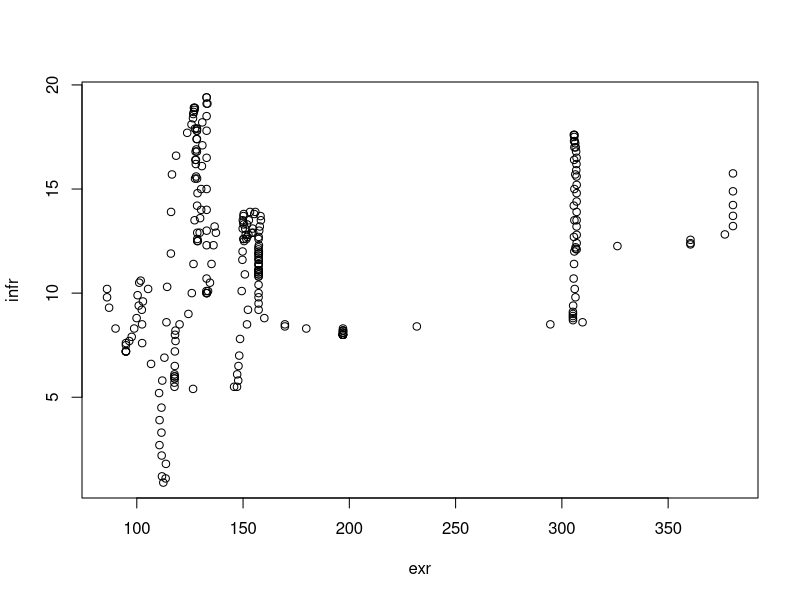
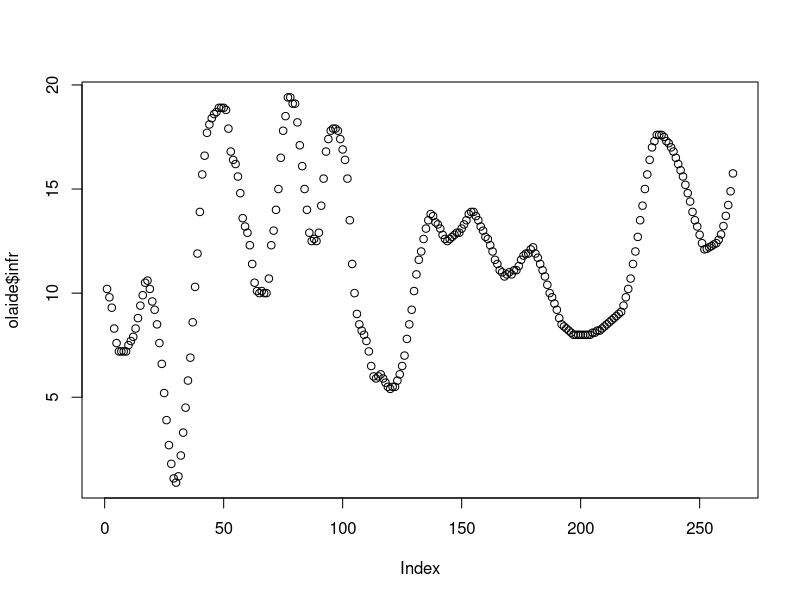
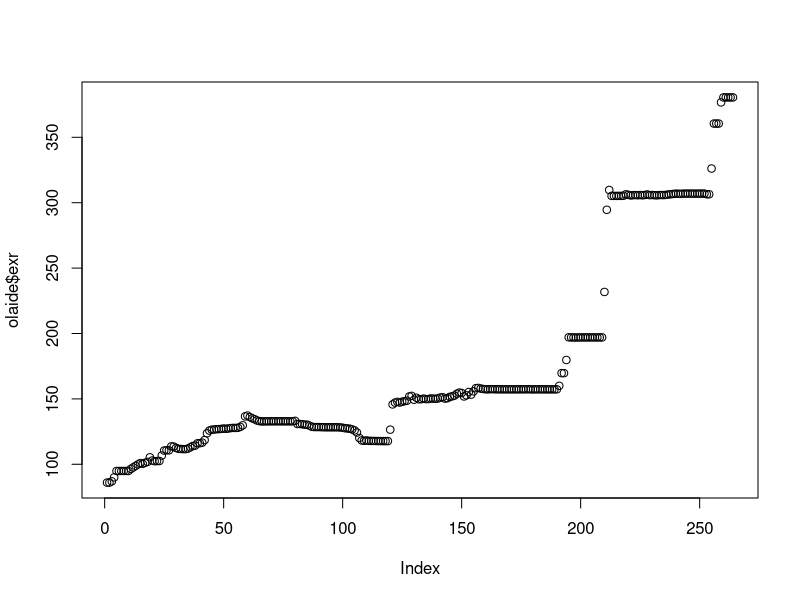
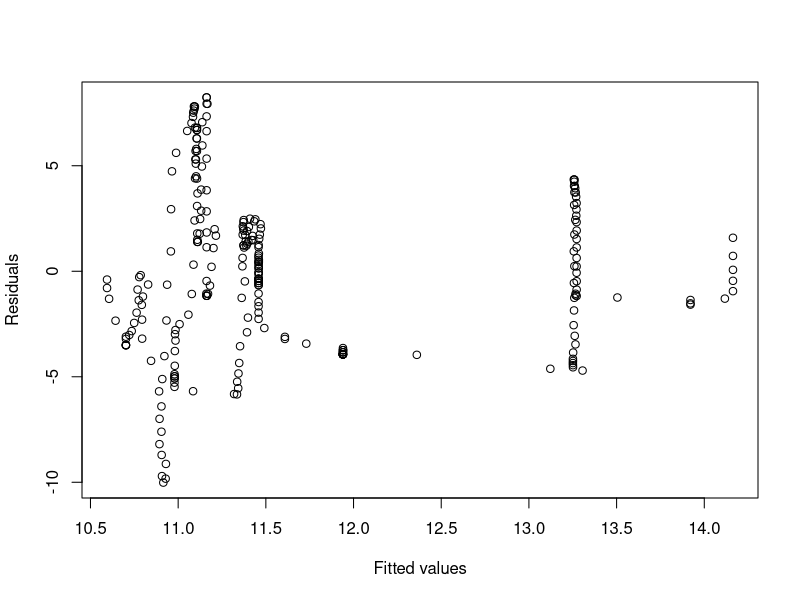

The R source for these figures, in order:
library(tseries)
olaide<-read.csv("olaide.csv",header= T)
olaide$infr
head(olaide)
plot(olaide)
plot(olaide$infr)
plot(olaide$exr)
summary(olaide)
ols<-lm(infr~exr, data=olaide)
summary(ols)
plot(fitted(ols),resid(ols), xlab="Fitted values", ylab = "Residuals")
library(car)
durbinWatsonTest(ols)
library(lmtest)
bptest(ols)
wt<-1/lm(abs(ols$residuals)~ols$fitted.values)$fitted.values^2
wt
wls_model<-lm(infr~exr, data=olaide, weights=wt)
summary(wls_model)
durbinWatsonTest(wls_model)
bptest(wls_model)
wt2<-1/lm(abs(wls_model$residuals)~wls_model$fitted.values)$fitted.values^2
wt2
wls_model2<-lm(infr~exr, data=olaide, weights=wt2)
summary(wls_model2)
durbinWatsonTest(wls_model2)
bptest(wls_model2)
